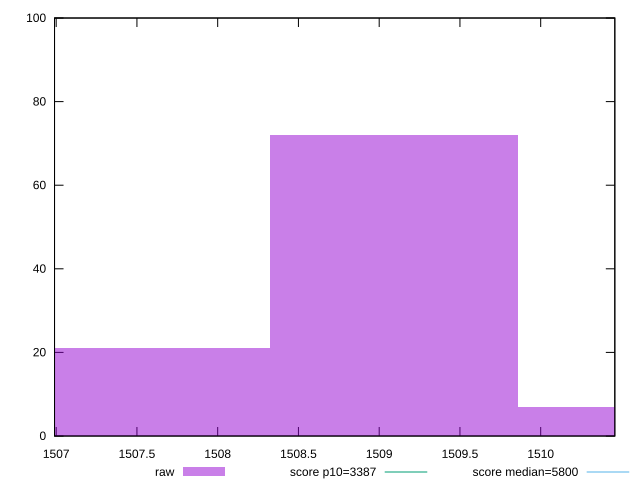

The gnuplot source for this figure:
reset

$raw <<EOF
1509.0927420023727 72
1507.5559876826146 21
1510.6294963221305 7
EOF

set key outside below
set boxwidth 1.536754319758017
set xrange [1506.9898:1510.459]
set yrange [0:100]
set trange [0:100]
set style fill transparent solid 0.5 noborder

set parametric
set terminal svg size 640, 490 enhanced background rgb 'white'
set output "report_00008_2021-01-22T20:58:29.167/speed-index/samples/pages+cached+noexternal+nofonts+nosvg+noimg+nocss+nojs/raw/histogram.svg"

plot $raw title "raw" with boxes, \
     3387,t title "score p10=3387", \
     5800,t title "score median=5800"

reset
